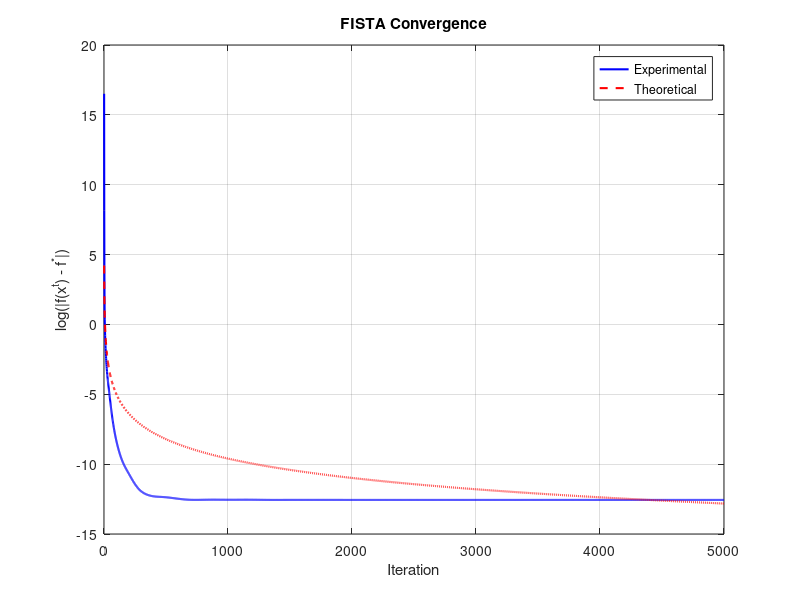

Here is the MATLAB script that generated this plot:
clear all;
clc;
tic;

% Parameters
n = 100; % Dimension of x
A = randn(n); 
A = A'*A; % Making A positive semi-definite
b = randn(n, 1);
x0 = eye(n, 1); % Initial guess
L = max(eig(A)); % Lipschitz constant
maxIt = 5000; % Maximum number of iterations
tol = 1e-5; % Convergence tolerance

% FISTA initialization
y = x0;
t = 1;
x = x0;
expConv = zeros(maxIt, 1); % To store objective function values
theoConv = zeros(maxIt, 1); % For storing theoretical convergence rate

% Initial objective value for theoretical rate calculation
fInitial = 0.5 * x0' * A * x0 - b' * x0;

% FISTA main loop
for k = 1:maxIt
    xOld = x;
    
    % Gradient step
    grad = A*y - b;
    x = y - (1/L) * grad;
    
    % Update t and y for the next iteration
    tOld = t;
    t = (1 + sqrt(1 + 4*t^2)) / 2;
    y = x + ((tOld - 1) / t) * (x - xOld);
    
    % Record the history (objective function value)
    expConv(k) = 0.5 * x' * A * x - b' * x;
    
    % Theoretical convergence rate
    theoConv(k) = fInitial * (1 / (k^2));
    
    % Check convergence
    if norm(A*x - b) <= tol
        expConv = expConv(1:k); % Truncate history to the current iteration
        theoConv = theoConv(1:k); % Truncate theoretical rate to the current iteration
        break;
    end
end

% Plot the convergence
figure;
plot(expConv, 'b', 'LineWidth', 1.5);
hold on;
theoConv = log(theoConv);
plot(theoConv, 'r--', 'LineWidth', 1.5);
hold off; % Make sure to turn hold off after plotting
title('FISTA Convergence');
xlabel('Iteration');
ylabel('log(|f(x^t) - f^*|)');
legend('Experimental', 'Theoretical');
grid on;
toc;